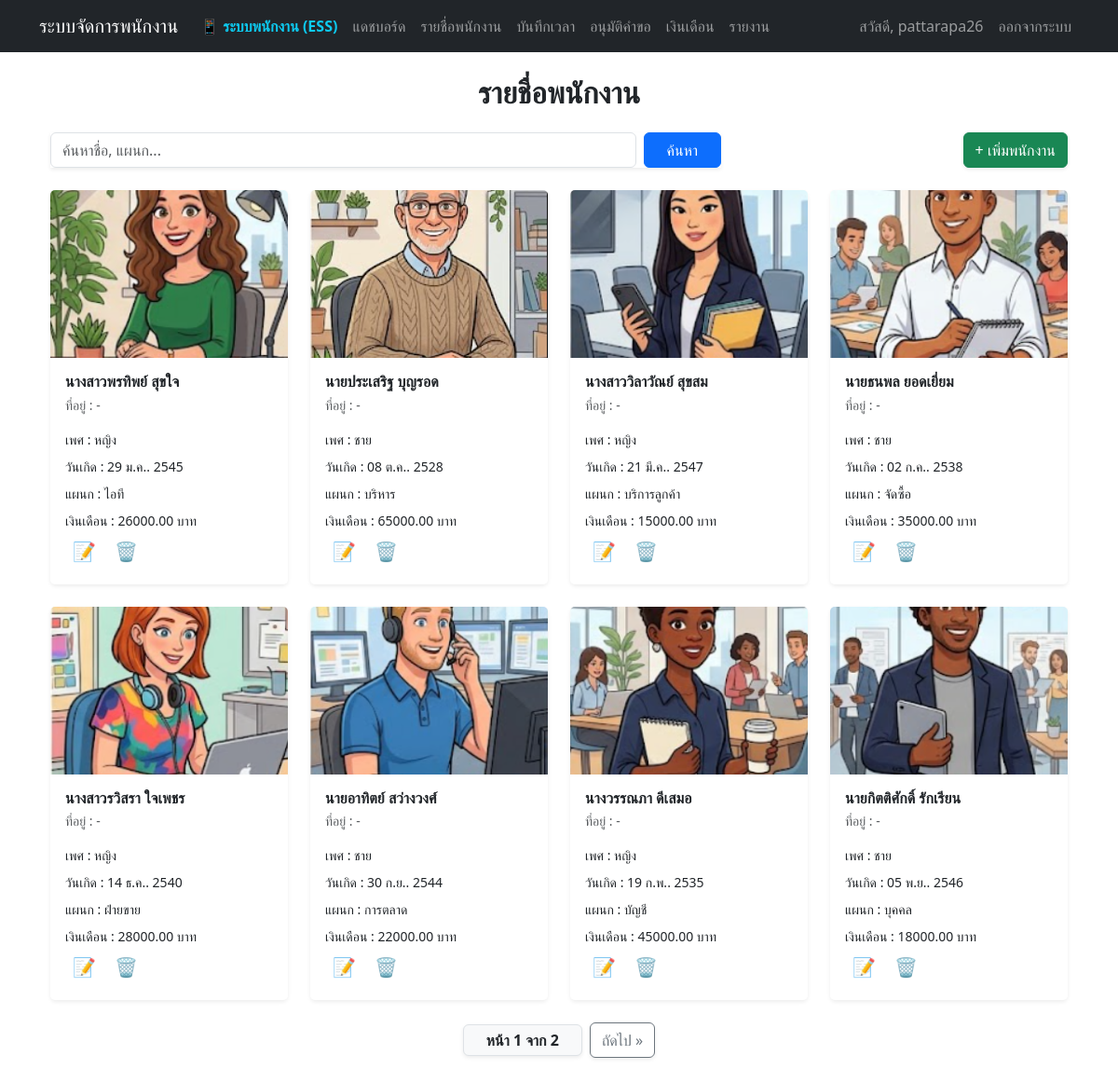
The app's page / (signed in) with its own data.
### myapp/models.py (models this page shows, shortened)
class Employee(models.Model):
    title = models.CharField(max_length=10, choices=TITLE_CHOICES, default='นาย', verbose_name="คำนำหน้าชื่อ")
    first_name = models.CharField(max_length=100, verbose_name="ชื่อ")
    last_name = models.CharField(max_length=100, verbose_name="นามสกุล")
    gender = models.CharField(max_length=1, choices=GENDER_CHOICES, verbose_name="เพศ")
    birth_date = models.DateField(verbose_name="วัน-เดือน-ปี เกิด (YYYY-MM-DD)")
    salary = models.DecimalField(max_digits=10, decimal_places=2, verbose_name="เงินเดือน")
    department = models.CharField(max_length=20, choices=DEPT_CHOICES, verbose_name="แผนก")
    position = models.CharField(max_length=100, null=True, blank=True, verbose_name="ตำแหน่ง")
    hire_date = models.DateField(null=True, blank=True, verbose_name="วันที่เริ่มทำงาน")
    status = models.CharField(max_length=20, choices=STATUS_CHOICES, default='active', verbose_name="สถานะพนักงาน")
    phone_number = models.CharField(max_length=15, null=True, blank=True, verbose_name="เบอร์โทรศัพท์")
    bank_name = models.CharField(max_length=50, choices=BANK_CHOICES, null=True, blank=True, verbose_name="ชื่อธนาคาร")
    bank_account = models.CharField(max_length=50, null=True, blank=True, verbose_name="เลขบัญชีธนาคาร")
    photo = models.ImageField(upload_to='employee_photos/', null=True, blank=True, verbose_name="รูปภาพประจำตัว")

### myapp/views.py (the view, shortened to what this page needs)
# urls.py: path('', views.index, name='index'),
@login_required
@user_passes_test(is_admin, login_url='ess_dashboard')
def index(request):
    query = request.GET.get('q', '')
    employees = Employee.objects.all().order_by('-id')
    paginator = Paginator(employees, 8)
    page_number = request.GET.get('page')
    page_obj = paginator.get_page(page_number)
    return render(request, 'index.html', {'page_obj': page_obj, 'query': query})

### myapp/views.py (called while the page is built)
def is_admin(user):
    return user.is_staff

### templates/index.html (shortened to what this page needs)
{% extends 'basetemplate.html' %}
{% block content %}
<div class="container mt-4">
    <h2 class="text-center fw-bold mb-4">รายชื่อพนักงาน</h2>
    <div class="row mb-4 align-items-center">
        <div class="col-md-8">
            <form method="GET" class="d-flex shadow-sm">
                <input type="text" name="q" class="form-control me-2" placeholder="ค้นหาชื่อ, แผนก..." value="{{ request.GET.q }}">
                <button type="submit" class="btn btn-primary px-4">ค้นหา</button>
            </form>
        </div>
        <div class="col-md-4 text-end">
            {% if perms.myapp.add_employee %}
            <a href="{% url 'create' %}" class="btn btn-success shadow-sm">+ เพิ่มพนักงาน</a>
            {% endif %}
        </div>
    </div>
    <div class="row row-cols-1 row-cols-sm-2 row-cols-md-3 row-cols-lg-4 g-4 mb-4">
        {% for emp in page_obj %}
        <div class="col">
            <div class="card h-100 shadow-sm border-0">
                {% if emp.photo %}
                    <img src="{{ emp.photo.url }}" class="card-img-top" alt="รูปพนักงาน" style="height: 180px; object-fit: cover;">
                {% else %}
                    <div class="card-img-top bg-secondary text-white d-flex align-items-center justify-content-center" style="height: 180px; font-size: 4rem;">
                        👤
                    </div>
                {% endif %}
                <div class="card-body pb-1">
                    <h6 class="card-title fw-bold mb-1">
                        <a href="{% url 'detail' emp.pk %}" class="text-decoration-none text-dark">
                            {{ emp.title }}{{ emp.first_name }} {{ emp.last_name }}
                        </a>
                    </h6>
                    <p class="card-text text-muted small mb-2">
                        ที่อยู่ : {{ emp.address|default:"-"|truncatechars:25 }}
                    </p>
                </div>
                <ul class="list-group list-group-flush small text-muted">
                    <li class="list-group-item py-1 border-0">เพศ : {{ emp.get_gender_display }}</li>
                    <li class="list-group-item py-1 border-0">วันเกิด : {{ emp.birth_date|date:"d M. Y" }}</li>
                    <li class="list-group-item py-1 border-0">แผนก : {{ emp.get_department_display }}</li>
                    <li class="list-group-item py-1 border-0">เงินเดือน : {{ emp.salary }} บาท</li>
                </ul>
                <div class="card-footer bg-white border-top-0 pt-0 pb-3">
                    {% if perms.myapp.change_employee %}
                        <a href="{% url 'update' emp.pk %}" class="btn btn-sm btn-outline-warning border-0 fs-5" title="แก้ไข">📝</a>
                    {% endif %}
                    {% if perms.myapp.delete_employee %}
                        <a href="{% url 'delete' emp.pk %}" class="btn btn-sm btn-outline-danger border-0 fs-5" title="ลบ">🗑️</a>
                    {% endif %}
                </div>
            </div>
        </div>
        {% empty %}
        <div class="col-12 text-center text-muted my-5">
            <h5 class="fw-light">ไม่พบข้อมูลพนักงาน</h5>
        </div>
        {% endfor %}
    </div>
    <div class="d-flex justify-content-center mt-4 mb-5 align-items-center">
        <span class="badge bg-light text-dark border p-2 px-4 shadow-sm fs-6">
            หน้า {{ page_obj.number|default:"1" }} จาก {{ page_obj.paginator.num_pages|default:"1" }}
        </span>
        {% if page_obj.has_next %}
            <a href="?page={{ page_obj.next_page_number }}{% if request.GET.q %}&q={{ request.GET.q }}{% endif %}" class="btn btn-outline-secondary ms-2 shadow-sm">
                ถัดไป &raquo;
            </a>
        {% endif %}
    </div>
</div>
{% endblock %}

### templates/basetemplate.html (shortened to what this page needs)
<!DOCTYPE html>
<html lang="th">
<head>
    <link href="https://cdn.jsdelivr.net/npm/bootstrap@5.3.0/dist/css/bootstrap.min.css" rel="stylesheet">
</head>
<body>
    <nav class="navbar navbar-expand-lg navbar-dark bg-dark mb-4">
        <div class="container">
            <a class="navbar-brand" href="{% url 'dashboard' %}">ระบบจัดการพนักงาน</a>
            <div class="collapse navbar-collapse">
                <ul class="navbar-nav me-auto">
                    <li class="nav-item">
                        <a class="nav-link fw-bold text-info" href="{% url 'ess_dashboard' %}">📱 ระบบพนักงาน (ESS)</a>
                    </li>
                    {% if user.is_staff %}
                    <li class="nav-item"><a class="nav-link" href="{% url 'dashboard' %}">แดชบอร์ด</a></li>
                    <li class="nav-item"><a class="nav-link" href="{% url 'index' %}">รายชื่อพนักงาน</a></li>
                    <li class="nav-item"><a class="nav-link" href="{% url 'attendance' %}">บันทึกเวลา</a></li>
                    <li class="nav-item"><a class="nav-link" href="{% url 'approval' %}">อนุมัติคำขอ</a></li>
                    <li class="nav-item"><a class="nav-link" href="{% url 'payroll' %}">เงินเดือน</a></li>
                    <li class="nav-item"><a class="nav-link" href="{% url 'reports' %}">รายงาน</a></li>
                    {% endif %}
                </ul>
                <ul class="navbar-nav">
                    {% if user.is_authenticated %}
                        <li class="nav-item"><a class="nav-link" href="{% url 'profile' %}">สวัสดี, {{ user.username }}</a></li>
                        <li class="nav-item">
                            <form method="post" action="{% url 'logout' %}">
                                <button type="submit" class="btn btn-link nav-link">ออกจากระบบ</button>
                            </form>
                        </li>
                    {% else %}
                        <li class="nav-item"><a class="nav-link" href="{% url 'login' %}">เข้าสู่ระบบ</a></li>
                        <li class="nav-item"><a class="nav-link" href="{% url 'register' %}">สมัครสมาชิก</a></li>
                    {% endif %}
                </ul>
            </div>
        </div>
    </nav>
    <div class="container">
        {% block content %}{% endblock %}
    </div>
</body>
</html>

### records on screen
Employee: photo (picture), title "นางสาว", first_name "พรทิพย์", last_name "สุขใจ", address "-", gender "หญิง", birth_date "29 ม.ค.. 2545", department "ไอที", salary "26000.00"
Employee: photo (picture), title "นาย", first_name "ประเสริฐ", last_name "บุญรอด", address "-", gender "ชาย", birth_date "08 ต.ค.. 2528", department "บริหาร", salary "65000.00"
Employee: photo (picture), title "นางสาว", first_name "วิลาวัณย์", last_name "สุขสม", address "-", gender "หญิง", birth_date "21 มี.ค.. 2547", department "บริการลูกค้า", salary "15000.00"
Employee: photo (picture), title "นาย", first_name "ธนพล", last_name "ยอดเยี่ยม", address "-", gender "ชาย", birth_date "02 ก.ค.. 2538", department "จัดซื้อ", salary "35000.00"
Employee: photo (picture), title "นางสาว", first_name "รวิสรา", last_name "ใจเพชร", address "-", gender "หญิง", birth_date "14 ธ.ค.. 2540", department "ฝ่ายขาย", salary "28000.00"
Employee: photo (picture), title "นาย", first_name "อาทิตย์", last_name "สว่างวงศ์", address "-", gender "ชาย", birth_date "30 ก.ย.. 2544", department "การตลาด", salary "22000.00"
Employee: photo (picture), title "นาง", first_name "วรรณภา", last_name "ดีเสมอ", address "-", gender "หญิง", birth_date "19 ก.พ.. 2535", department "บัญชี", salary "45000.00"
Employee: photo (picture), title "นาย", first_name "กิตติศักดิ์", last_name "รักเรียน", address "-", gender "ชาย", birth_date "05 พ.ย.. 2546", department "บุคคล", salary "18000.00"

### other values on screen
{{ user.username }} "pattarapa26"
{{ page_obj.number|default:"1" }} "1"
{{ page_obj.paginator.num_pages|default:"1" }} "2"
